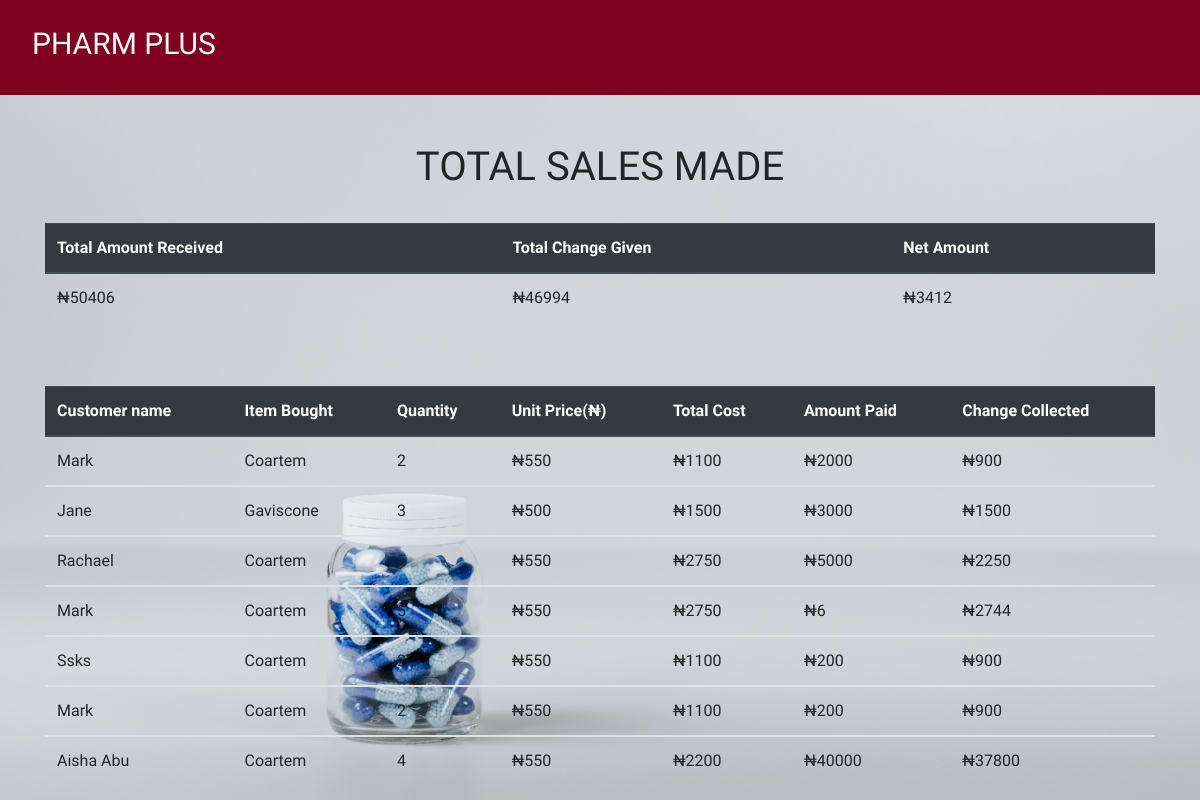
/all_sales/, run on the app's committed database.
### product_app/models.py (models this page shows, shortened)
class Sale(models.Model):
    item = models.ForeignKey(Product, on_delete = models.CASCADE)
    quantity = models.IntegerField(default = 0, null = True, blank = True)
    amount_received = models.IntegerField(default = 0, null = True, blank = True)
    issued_to = models.CharField(max_length = 50, null = True, blank = True)
    unit_price = models.IntegerField(default = 0, null = True, blank = True)
    def get_total(self):
        total = self.quantity * self.item.unit_price
        return int(total)
    def get_change(self):
        change = self.get_total() - self.amount_received
        return abs(int(change))

class Product(models.Model):
    category_name = models.ForeignKey(Category, on_delete = models.CASCADE,null = True, blank = True )
    item_name = models.CharField(max_length = 50, null = True, blank = True)
    total_quantity = models.IntegerField(default = 0, null = True, blank = True)
    issued_quantity = models.IntegerField(default = 0, null = True, blank = True)
    received_quantity = models.IntegerField(default = 0, null = True, blank = True)
    unit_price = models.IntegerField(default = 0, null = True, blank = True)
    def __str__(self):
        return self.item_name

### product_app/views.py (the view)
# urls.py: path('all_sales/', views.all_sales, name = 'all_sales')
def all_sales(request):
    sales = Sale.objects.all()
    total  = sum([items.amount_received for items in sales])
    change = sum([items.get_change() for items in sales])
    net = total - change
    return render(request, 'products/all_sales.html',
     {
     'sales': sales,
     'total': total,
     'change': change,
     'net': net,
      })

### templates/products/all_sales.html
{% extends 'products/base.html'%} {% block content%}
<br></br>
<div class = "container">
<h1 class = "text-center">TOTAL SALES MADE</h1><br>
  <table class="table">
    <thead class="thead-dark">
      <tr>
        <th scope="col">Total Amount Received</th>
        <th scope="col">Total Change Given</th>
        <th scope="col">Net Amount</th>
      </tr>
    </thead>
    <tbody>
      <tr>
        <td>₦{{total}}</td>
        <td>₦{{change}}</td>
        <td>₦{{net}}</td>
      </tr>
    </tbody>
  </table>
</div>
<br></br>
<div class = "container">
  <table class="table">
    <thead class="thead-dark">
      <tr>
        <th scope="col">Customer name</th>
        <th scope="col">Item Bought</th>
        <th scope="col">Quantity</th>
        <th scope="col">Unit Price(₦)</th>
        <th scope="col">Total Cost</th>
        <th scope="col">Amount Paid</th>
        <th scope="col">Change Collected</th>
      </tr>
    </thead>
    {% for sale in sales %}
    <tbody>
      <tr>
        <td>{{sale.issued_to | title}}</td>
        <td>{{sale.item | title}}</td>
        <td>{{sale.quantity}}</td>
        <td>₦{{sale.unit_price}}</td>
        <td>₦{{sale.get_total}}</td>
        <td>₦{{sale.amount_received}}</td>
        <td>₦{{sale.get_change}}</td>
      </tr>
    </tbody>
    {% endfor %}
  </table>
</div>
{% endblock%}

### product_app/static/css/main.css (style rules this page uses)
html,body { position: relative; overflow-x: hidden; background: url('/static/images/img6.jpg'); width: 100% !important; height: 100vh; display: table; position: relative; background-position: center; background-attachment: scroll; -o-background-size: cover; -moz-background-size: cover; -webkit-background-size: cover; background-size: cover; background-repeat: no-repeat; }
body { background-color: hsl(0, 0%, 98%); font-family: 'raleway'; }

### data on the page
Sale: issued_to "Mark", item "Coartem", quantity "2", unit_price "550", get_total "1100", amount_received "2000", get_change "900"
Sale: issued_to "Jane", item "Gaviscone", quantity "3", unit_price "500", get_total "1500", amount_received "3000", get_change "1500"
Sale: issued_to "Rachael", item "Coartem", quantity "5", unit_price "550", get_total "2750", amount_received "5000", get_change "2250"
Sale: issued_to "Mark", item "Coartem", quantity "5", unit_price "550", get_total "2750", amount_received "6", get_change "2744"
Sale: issued_to "Ssks", item "Coartem", quantity "2", unit_price "550", get_total "1100", amount_received "200", get_change "900"
Sale: issued_to "Mark", item "Coartem", quantity "2", unit_price "550", get_total "1100", amount_received "200", get_change "900"
Sale: issued_to "Aisha Abu", item "Coartem", quantity "4", unit_price "550", get_total "2200", amount_received "40000", get_change "37800"

### other printed values
{{ total }} "50406"
{{ change }} "46994"
{{ net }} "3412"
